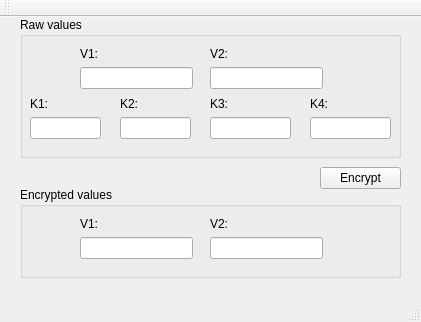
<?xml version="1.0" encoding="UTF-8"?>
<ui version="4.0">
 <class>MainWindow</class>
 <widget class="QMainWindow" name="MainWindow">
  <property name="geometry">
   <rect>
    <x>0</x>
    <y>0</y>
    <width>421</width>
    <height>322</height>
   </rect>
  </property>
  <property name="windowTitle">
   <string>TEA Encoder</string>
  </property>
  <widget class="QWidget" name="centralWidget">
   <widget class="QPushButton" name="pushButtonEncrypt">
    <property name="geometry">
     <rect>
      <x>320</x>
      <y>150</y>
      <width>81</width>
      <height>22</height>
     </rect>
    </property>
    <property name="text">
     <string>Encrypt</string>
    </property>
   </widget>
   <widget class="QGroupBox" name="groupBoxResult">
    <property name="geometry">
     <rect>
      <x>20</x>
      <y>170</y>
      <width>381</width>
      <height>91</height>
     </rect>
    </property>
    <property name="title">
     <string>Encrypted values</string>
    </property>
    <widget class="QLineEdit" name="lineEditEncryptedV1">
     <property name="geometry">
      <rect>
       <x>60</x>
       <y>50</y>
       <width>113</width>
       <height>22</height>
      </rect>
     </property>
    </widget>
    <widget class="QLineEdit" name="lineEditEncryptedV2">
     <property name="geometry">
      <rect>
       <x>190</x>
       <y>50</y>
       <width>113</width>
       <height>22</height>
      </rect>
     </property>
    </widget>
    <widget class="QLabel" name="labelEncryptedV1">
     <property name="geometry">
      <rect>
       <x>60</x>
       <y>30</y>
       <width>59</width>
       <height>14</height>
      </rect>
     </property>
     <property name="text">
      <string>V1:</string>
     </property>
    </widget>
    <widget class="QLabel" name="labelEncryptedV2">
     <property name="geometry">
      <rect>
       <x>190</x>
       <y>30</y>
       <width>59</width>
       <height>14</height>
      </rect>
     </property>
     <property name="text">
      <string>V2:</string>
     </property>
    </widget>
   </widget>
   <widget class="QGroupBox" name="groupBoxRawValues">
    <property name="geometry">
     <rect>
      <x>20</x>
      <y>0</y>
      <width>381</width>
      <height>141</height>
     </rect>
    </property>
    <property name="title">
     <string>Raw values</string>
    </property>
    <widget class="QLabel" name="labelV1">
     <property name="geometry">
      <rect>
       <x>60</x>
       <y>30</y>
       <width>59</width>
       <height>14</height>
      </rect>
     </property>
     <property name="text">
      <string>V1:</string>
     </property>
    </widget>
    <widget class="QLabel" name="labelV2">
     <property name="geometry">
      <rect>
       <x>190</x>
       <y>30</y>
       <width>59</width>
       <height>14</height>
      </rect>
     </property>
     <property name="text">
      <string>V2:</string>
     </property>
    </widget>
    <widget class="QLineEdit" name="lineEditV2">
     <property name="geometry">
      <rect>
       <x>190</x>
       <y>50</y>
       <width>113</width>
       <height>22</height>
      </rect>
     </property>
    </widget>
    <widget class="QLineEdit" name="lineEditV1">
     <property name="geometry">
      <rect>
       <x>60</x>
       <y>50</y>
       <width>113</width>
       <height>22</height>
      </rect>
     </property>
    </widget>
    <widget class="QLabel" name="labelK1">
     <property name="geometry">
      <rect>
       <x>10</x>
       <y>80</y>
       <width>59</width>
       <height>14</height>
      </rect>
     </property>
     <property name="text">
      <string>K1:</string>
     </property>
    </widget>
    <widget class="QLineEdit" name="lineEditK1">
     <property name="geometry">
      <rect>
       <x>10</x>
       <y>100</y>
       <width>71</width>
       <height>22</height>
      </rect>
     </property>
    </widget>
    <widget class="QLabel" name="labelK2">
     <property name="geometry">
      <rect>
       <x>100</x>
       <y>80</y>
       <width>59</width>
       <height>14</height>
      </rect>
     </property>
     <property name="text">
      <string>K2:</string>
     </property>
    </widget>
    <widget class="QLineEdit" name="lineEditK2">
     <property name="geometry">
      <rect>
       <x>100</x>
       <y>100</y>
       <width>71</width>
       <height>22</height>
      </rect>
     </property>
    </widget>
    <widget class="QLineEdit" name="lineEditK3">
     <property name="geometry">
      <rect>
       <x>190</x>
       <y>100</y>
       <width>81</width>
       <height>22</height>
      </rect>
     </property>
    </widget>
    <widget class="QLabel" name="labelK3">
     <property name="geometry">
      <rect>
       <x>190</x>
       <y>80</y>
       <width>59</width>
       <height>14</height>
      </rect>
     </property>
     <property name="text">
      <string>K3:</string>
     </property>
    </widget>
    <widget class="QLineEdit" name="lineEditK4">
     <property name="geometry">
      <rect>
       <x>290</x>
       <y>100</y>
       <width>81</width>
       <height>22</height>
      </rect>
     </property>
    </widget>
    <widget class="QLabel" name="labelK4">
     <property name="geometry">
      <rect>
       <x>290</x>
       <y>80</y>
       <width>59</width>
       <height>14</height>
      </rect>
     </property>
     <property name="text">
      <string>K4:</string>
     </property>
    </widget>
   </widget>
  </widget>
  <widget class="QMenuBar" name="menuBar">
   <property name="geometry">
    <rect>
     <x>0</x>
     <y>0</y>
     <width>421</width>
     <height>19</height>
    </rect>
   </property>
  </widget>
  <widget class="QToolBar" name="mainToolBar">
   <attribute name="toolBarArea">
    <enum>TopToolBarArea</enum>
   </attribute>
   <attribute name="toolBarBreak">
    <bool>false</bool>
   </attribute>
  </widget>
  <widget class="QStatusBar" name="statusBar"/>
 </widget>
 <layoutdefault spacing="6" margin="11"/>
 <resources/>
 <connections/>
</ui>
